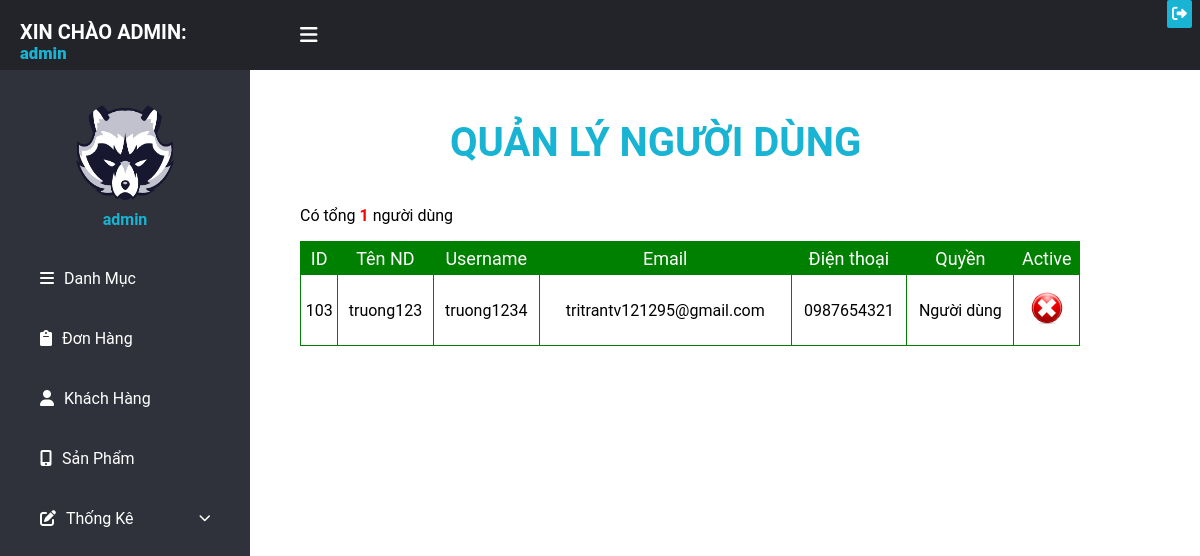
/admin/trang1.php?act=nd (signed in), run on the app's committed database.
### tables this page shows
CREATE TABLE `khachhang` (
  `id_kh` int(11) NOT NULL,
  `ten` varchar(100) NOT NULL,
  `phone` varchar(50) NOT NULL,
  `diachi` varchar(200) NOT NULL,
  `email` varchar(150) NOT NULL,
  `password` varchar(100) NOT NULL,
  `ngaysinh` date NOT NULL,
  `tentaikhoan` varchar(50) NOT NULL,
  `ngaydangky` date NOT NULL,
  `phanquyen` int(11) NOT NULL
);

### admin/nguoidung.php (the view, shortened to what this page needs)
<link rel="stylesheet" href="css/admincentent.css">
<?php
	include ('../db/ketnoi.php');
    $select = "select * from khachhang where phanquyen=1";
    $query = mysqli_query($con,$select);
    $dem = mysqli_num_rows($query);
?>
<div class="quanlysp">
	<h3>QUẢN LÝ NGƯỜI DÙNG</h3>
	<p>Có tổng <font color=red><b><?php echo $dem ?></b></font> người dùng</p>
<table>
    <tr class='tieude_hienthi_sp'>
        <td>ID</td>
        <td>Tên ND</td>
        <td>Username</td>
        <td>Email</td>
        <td>Điện thoại</td>
        <td>Quyền</td>
        <td>Active</td>
    </tr>
    <?php
		$sql = mysqli_query($con,$select = "select * from khachhang where phanquyen=1");
    if($dem > 0)
        while ($bien = mysqli_fetch_array($sql))
        {
?>
            <tr >
                <td ><?php  echo $bien['id_kh'] ?></td>
                <td ><?php echo $bien['tentaikhoan'] ?></td>
                <td > <?php echo $bien['ten'] ?>  </td>
				<td ><?php echo $bien['email'] ?></td>
				<td ><?php echo $bien['phone'] ?></td>
				<td ><?php
					if($bien['phanquyen']==0)
						echo "Administrator";
					else
						echo "Người dùng";
				?></td>
                <td class="active_hienthi_sp">
					<?php echo "<p onclick = 'checkdel({$bien['id_kh'] })' ><img src='../anh/xoa.png' title='Xóa' class='delete'></p>"  ?>
                </td>
            </tr>
<?php
    }
    else echo "<tr><td colspan='6'>Không có khách hàng</td></tr>";
?>
</table>
</div>

### admin/css/admin1.css (style rules this page uses)
body { margin: 0; padding: 0; font-family: "Roboto", sans-serif; }

### admin/css/admincentent.css (style rules this page uses)
.quanlysp h3 { font-size:40px; padding-left:150px; color:#19B3D3; }
table { text-align:center; width:780px; height:auto; border-collapse:collapse; }
tr td { border:1px solid green; }
tr.tieude_hienthi_sp td { color:white; background: green; height:30px; font-size:18px; }
.active_hienthi_sp p img.delete { cursor:pointer; }

### data on the page
khachhang: id_kh "103", tentaikhoan "truong123", ten "truong1234", email "tritrantv121295@gmail.com", phone "0987654321", phanquyen "Người dùng"

### other printed values
$_SESSION['username'] "admin"
$dem "1"
